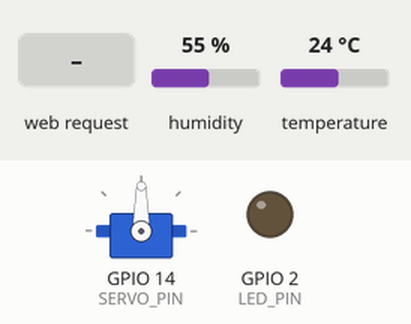
Simulated run of this sketch. Board: ESP8266 (NodeMCU). On the bench: servo, output pins drawn as LEDs (lit = HIGH). The test bench sets the inputs (shaded band); at power-on: humidity 55 %, temperature 24 °C. WiFi joins after 1.5 s; servers stay silent unless stated; what the sketch prints to the serial monitor is not drawn.

Above: at 2.7 s.
2.8 s: HTTP request GET /toggleled received
At 3.2 s:
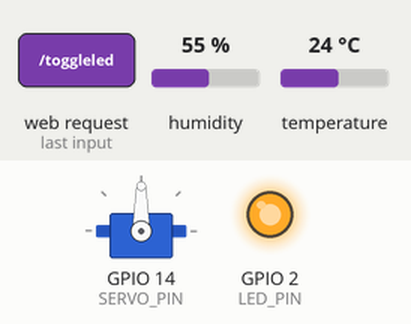
4.3 s: HTTP request GET /toggleled?angle=ON received
At 5.5 s:
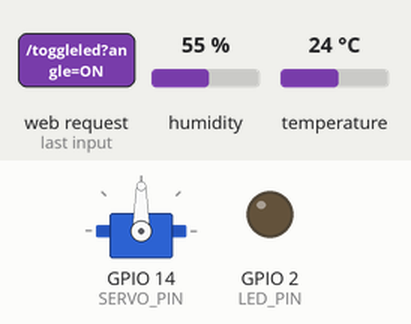
5.8 s: HTTP request GET /toggleled?angle=HUMIDITY received
At 6.7 s:
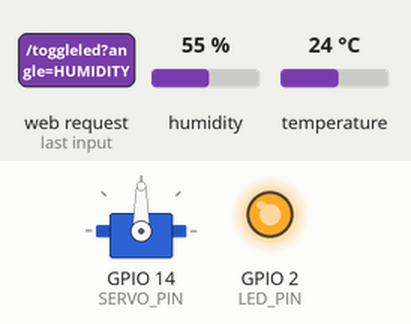
Timing chart, 0 to 8.8 s (numbered marks = the images above; inputs shaded):
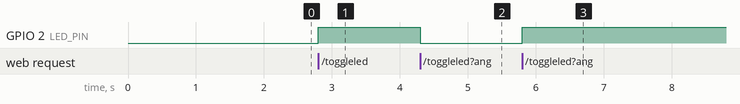

The sketch:

dhtt11.ino
```cpp
#include <Arduino.h>
#include <ESP8266WiFi.h>
#include <Hash.h>
#include <ESPAsyncTCP.h>
#include <ESPAsyncWebServer.h>
// #include <Adafruit_Sensor.h>
#include <DHT.h>
#include <Servo.h>

const char* ssid = "Redmi Note 12";
const char* password = "namnamnam";

#define DHTPIN 4       // D2
#define DHTTYPE DHT11
#define LED_PIN 2      // D4 (LED tích hợp ESP8266)

Servo myServo;
int servoAngle = 90;     // góc ban đầu
#define SERVO_PIN 14     // D5 trên NodeMCU

DHT dht(DHTPIN, DHTTYPE);
AsyncWebServer server(80);

float t = 0.0, h = 0.0;
bool ledState = false;
unsigned long previousMillis = 0;
const long interval = 2000; // 2s

const char index_html[] PROGMEM = R"rawliteral(
<!DOCTYPE HTML><html>
<head>
  <meta charset="UTF-8">
  <meta name="viewport" content="width=device-width, initial-scale=1">
  <title>ESP8266 DHT & LED</title>
  <style>
    body { font-family: Arial; text-align: center; margin-top: 50px; }
    h2 { font-size: 2.5rem; }
    p { font-size: 2rem; }
    button {
      padding: 15px 30px;
      font-size: 1.2rem;
      margin: 10px;
      cursor: pointer;
    }
    .on { background-color: green; color: white; }
    .off { background-color: red; color: white; }
  </style>
</head>
<body>
  <h2>ESP8266 DHT & LED Control</h2>
  <p>Nhiệt độ: <span id="temperature">%TEMPERATURE%</span> &deg;C</p>
  <p>Độ ẩm: <span id="humidity">%HUMIDITY%</span> %</p>
  <button onclick="toggleLED()" id="ledBtn" class="off">Bật LED</button>
  <p>Góc Servo: <span id="servoVal">90</span>°</p>
  <input type="range" min="0" max="180" value="90" id="servoSlider" onchange="updateServo(this.value)">

<script>
function fetchData() {
  fetch('/temperature').then(r => r.text()).then(t => {
    document.getElementById("temperature").innerHTML = t;
  });
  fetch('/humidity').then(r => r.text()).then(h => {
    document.getElementById("humidity").innerHTML = h;
  });
  fetch('/ledstate').then(r => r.text()).then(state => {
    document.getElementById("ledstate").innerHTML = state;
    let btn = document.getElementById("ledBtn");
    if (state == "ON") {
      btn.innerText = "Tắt LED";
      btn.className = "on";
    } else {
      btn.innerText = "Bật LED";
      btn.className = "off";
    }
  });
}

function updateServo(val) {
  document.getElementById("servoVal").innerText = val;
  fetch("/servo?angle=" + val); // Gửi góc servo đến ESP8266
}

function toggleLED() {
  fetch("/toggleled").then(() => fetchData());
}

// Cập nhật mỗi 2 giây
setInterval(fetchData, 2000);
fetchData(); // lần đầu
</script>
</body>
</html>)rawliteral";

String processor(const String& var) {
  if (var == "TEMPERATURE") return String(t, 1);
  else if (var == "HUMIDITY") return String(h, 1);
  else if (var == "LEDSTATE") return ledState ? "ON" : "OFF";
  return String();
}

void setup() {
  Serial.begin(115200);
  dht.begin();
  pinMode(LED_PIN, OUTPUT);
  digitalWrite(LED_PIN, LOW); // LOW = TẮT LED
  myServo.attach(SERVO_PIN);
  myServo.write(servoAngle); // Đặt servo về góc ban đầu

  WiFi.begin(ssid, password);
  Serial.print("Kết nối WiFi");
  while (WiFi.status() != WL_CONNECTED) {
    delay(500);
    Serial.print(".");
  }
  Serial.println();
  Serial.println(WiFi.localIP());

  server.on("/", HTTP_GET, [](AsyncWebServerRequest *request){
    request->send_P(200, "text/html", index_html, processor);
  });

  server.on("/temperature", HTTP_GET, [](AsyncWebServerRequest *request){
    request->send(200, "text/plain", String(t, 1));
  });

  server.on("/humidity", HTTP_GET, [](AsyncWebServerRequest *request){
    request->send(200, "text/plain", String(h, 1));
  });

  server.on("/ledstate", HTTP_GET, [](AsyncWebServerRequest *request){
    request->send(200, "text/plain", ledState ? "ON" : "OFF");
  });

  server.on("/toggleled", HTTP_GET, [](AsyncWebServerRequest *request){
    ledState = !ledState;
    digitalWrite(LED_PIN, ledState ? HIGH : LOW); // LOW = tat, HIGH = bat
    request->send(200, "text/plain", "OK");
  });

  server.on("/servo", HTTP_GET, [](AsyncWebServerRequest *request){
    if (request->hasParam("angle")) {
      String angleStr = request->getParam("angle")->value();
      servoAngle = angleStr.toInt();
      servoAngle = constrain(servoAngle, 0, 180);
      myServo.write(servoAngle); // Cập nhật góc servo
      Serial.print("Góc servo: ");
      Serial.println(servoAngle);
      request->send(200, "text/plain", "OK");
    } else {
      request->send(400, "text/plain", "Missing angle");
    }
  });

  server.begin();
}

void loop() {
  unsigned long currentMillis = millis();
  if (currentMillis - previousMillis >= interval) {
    previousMillis = currentMillis;
    float newT = dht.readTemperature();
    float newH = dht.readHumidity();
    if (!isnan(newT)) t = newT;
    if (!isnan(newH)) h = newH;
    Serial.printf("T: %.1f°C, H: %.1f%%\n", t, h);
  }
}
```

Measured:
- after the input at 2.8 s, GPIO 2 (LED_PIN): LOW → HIGH at once
- after the input at 4.3 s, GPIO 2 (LED_PIN): HIGH → LOW at once
- after the input at 5.8 s, GPIO 2 (LED_PIN): LOW → HIGH at once
